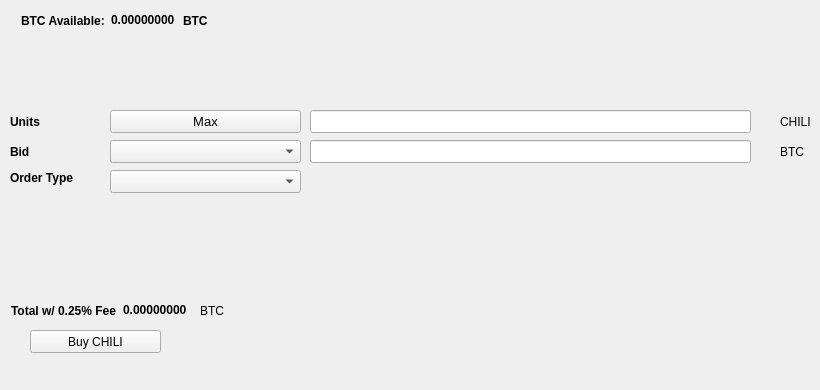
   <widget class="QWidget" name="BuyTab">
    <attribute name="title">
     <string>Buy</string>
    </attribute>
    <widget class="QPushButton" name="BuyCHILI">
     <property name="geometry">
      <rect>
       <x>30</x>
       <y>330</y>
       <width>131</width>
       <height>23</height>
      </rect>
     </property>
     <property name="text">
      <string>Buy CHILI</string>
     </property>
     <property name="icon">
      <iconset resource="../chilicoin.qrc">
       <normaloff>:/icons/bitcoin</normaloff>:/icons/bitcoin</iconset>
     </property>
    </widget>
    <widget class="QLabel" name="label_3">
     <property name="geometry">
      <rect>
       <x>10</x>
       <y>110</y>
       <width>46</width>
       <height>23</height>
      </rect>
     </property>
     <property name="font">
      <font>
       <weight>75</weight>
       <bold>true</bold>
      </font>
     </property>
     <property name="text">
      <string>Units</string>
     </property>
    </widget>
    <widget class="QLineEdit" name="UnitsInput">
     <property name="geometry">
      <rect>
       <x>310</x>
       <y>110</y>
       <width>441</width>
       <height>23</height>
      </rect>
     </property>
     <property name="font">
      <font>
       <pointsize>9</pointsize>
       <weight>75</weight>
       <bold>true</bold>
      </font>
     </property>
    </widget>
    <widget class="QLineEdit" name="BuyBidPriceEdit">
     <property name="geometry">
      <rect>
       <x>310</x>
       <y>140</y>
       <width>441</width>
       <height>23</height>
      </rect>
     </property>
     <property name="font">
      <font>
       <pointsize>9</pointsize>
       <weight>75</weight>
       <bold>true</bold>
      </font>
     </property>
    </widget>
    <widget class="QLabel" name="label_4">
     <property name="geometry">
      <rect>
       <x>780</x>
       <y>110</y>
       <width>31</width>
       <height>23</height>
      </rect>
     </property>
     <property name="text">
      <string>CHILI</string>
     </property>
    </widget>
    <widget class="QLabel" name="label_5">
     <property name="geometry">
      <rect>
       <x>780</x>
       <y>140</y>
       <width>31</width>
       <height>23</height>
      </rect>
     </property>
     <property name="text">
      <string>BTC</string>
     </property>
    </widget>
    <widget class="QLabel" name="label_6">
     <property name="geometry">
      <rect>
       <x>10</x>
       <y>140</y>
       <width>46</width>
       <height>23</height>
      </rect>
     </property>
     <property name="font">
      <font>
       <weight>75</weight>
       <bold>true</bold>
      </font>
     </property>
     <property name="text">
      <string>Bid</string>
     </property>
    </widget>
    <widget class="QLabel" name="label_7">
     <property name="geometry">
      <rect>
       <x>10</x>
       <y>170</y>
       <width>91</width>
       <height>16</height>
      </rect>
     </property>
     <property name="font">
      <font>
       <weight>75</weight>
       <bold>true</bold>
      </font>
     </property>
     <property name="text">
      <string>Order Type</string>
     </property>
    </widget>
    <widget class="QPushButton" name="Buy_Max_Amount">
     <property name="geometry">
      <rect>
       <x>110</x>
       <y>110</y>
       <width>191</width>
       <height>23</height>
      </rect>
     </property>
     <property name="font">
      <font>
       <pointsize>10</pointsize>
      </font>
     </property>
     <property name="text">
      <string>Max</string>
     </property>
    </widget>
    <widget class="QComboBox" name="BuyBidcomboBox">
     <property name="geometry">
      <rect>
       <x>110</x>
       <y>140</y>
       <width>191</width>
       <height>23</height>
      </rect>
     </property>
     <property name="font">
      <font>
       <pointsize>10</pointsize>
      </font>
     </property>
    </widget>
    <widget class="QComboBox" name="buyOrdertypeCombo">
     <property name="geometry">
      <rect>
       <x>110</x>
       <y>170</y>
       <width>191</width>
       <height>23</height>
      </rect>
     </property>
     <property name="font">
      <font>
       <pointsize>10</pointsize>
      </font>
     </property>
    </widget>
    <widget class="QWidget" name="layoutWidget1">
     <property name="geometry">
      <rect>
       <x>21</x>
       <y>11</y>
       <width>227</width>
       <height>19</height>
      </rect>
     </property>
     <layout class="QHBoxLayout" name="horizontalLayout_3">
      <item>
       <widget class="QLabel" name="label232">
        <property name="font">
         <font>
          <weight>75</weight>
          <bold>true</bold>
         </font>
        </property>
        <property name="text">
         <string>BTC Available:</string>
        </property>
       </widget>
      </item>
      <item>
       <widget class="QLabel" name="BtcAvailableLbl">
        <property name="palette">
         <palette>
          <active>
           <colorrole role="WindowText">
            <brush brushstyle="SolidPattern">
             <color alpha="255">
              <red>0</red>
              <green>0</green>
              <blue>0</blue>
             </color>
            </brush>
           </colorrole>
           <colorrole role="Button">
            <brush brushstyle="SolidPattern">
             <color alpha="255">
              <red>0</red>
              <green>170</green>
              <blue>0</blue>
             </color>
            </brush>
           </colorrole>
           <colorrole role="Light">
            <brush brushstyle="SolidPattern">
             <color alpha="255">
              <red>0</red>
              <green>255</green>
              <blue>0</blue>
             </color>
            </brush>
           </colorrole>
           <colorrole role="Midlight">
            <brush brushstyle="SolidPattern">
             <color alpha="255">
              <red>0</red>
              <green>212</green>
              <blue>0</blue>
             </color>
            </brush>
           </colorrole>
           <colorrole role="Dark">
            <brush brushstyle="SolidPattern">
             <color alpha="255">
              <red>0</red>
              <green>85</green>
              <blue>0</blue>
             </color>
            </brush>
           </colorrole>
           <colorrole role="Mid">
            <brush brushstyle="SolidPattern">
             <color alpha="255">
              <red>0</red>
              <green>113</green>
              <blue>0</blue>
             </color>
            </brush>
           </colorrole>
           <colorrole role="Text">
            <brush brushstyle="SolidPattern">
             <color alpha="255">
              <red>0</red>
              <green>170</green>
              <blue>0</blue>
             </color>
            </brush>
           </colorrole>
           <colorrole role="BrightText">
            <brush brushstyle="SolidPattern">
             <color alpha="255">
              <red>255</red>
              <green>255</green>
              <blue>255</blue>
             </color>
            </brush>
           </colorrole>
           <colorrole role="ButtonText">
            <brush brushstyle="SolidPattern">
             <color alpha="255">
              <red>0</red>
              <green>0</green>
              <blue>0</blue>
             </color>
            </brush>
           </colorrole>
           <colorrole role="Base">
            <brush brushstyle="SolidPattern">
             <color alpha="255">
              <red>255</red>
              <green>255</green>
              <blue>255</blue>
             </color>
            </brush>
           </colorrole>
           <colorrole role="Window">
            <brush brushstyle="SolidPattern">
             <color alpha="255">
              <red>0</red>
              <green>170</green>
              <blue>0</blue>
             </color>
            </brush>
           </colorrole>
           <colorrole role="Shadow">
            <brush brushstyle="SolidPattern">
             <color alpha="255">
              <red>0</red>
              <green>0</green>
              <blue>0</blue>
             </color>
            </brush>
           </colorrole>
           <colorrole role="AlternateBase">
            <brush brushstyle="SolidPattern">
             <color alpha="255">
              <red>127</red>
              <green>212</green>
              <blue>127</blue>
             </color>
            </brush>
           </colorrole>
           <colorrole role="ToolTipBase">
            <brush brushstyle="SolidPattern">
             <color alpha="255">
              <red>255</red>
              <green>255</green>
              <blue>220</blue>
             </color>
            </brush>
           </colorrole>
           <colorrole role="ToolTipText">
            <brush brushstyle="SolidPattern">
             <color alpha="255">
              <red>0</red>
              <green>0</green>
              <blue>0</blue>
             </color>
            </brush>
           </colorrole>
          </active>
          <inactive>
           <colorrole role="WindowText">
            <brush brushstyle="SolidPattern">
             <color alpha="255">
              <red>0</red>
              <green>0</green>
              <blue>0</blue>
             </color>
            </brush>
           </colorrole>
           <colorrole role="Button">
            <brush brushstyle="SolidPattern">
             <color alpha="255">
              <red>0</red>
              <green>170</green>
              <blue>0</blue>
             </color>
            </brush>
           </colorrole>
           <colorrole role="Light">
            <brush brushstyle="SolidPattern">
             <color alpha="255">
              <red>0</red>
              <green>255</green>
              <blue>0</blue>
             </color>
            </brush>
           </colorrole>
           <colorrole role="Midlight">
            <brush brushstyle="SolidPattern">
             <color alpha="255">
              <red>0</red>
              <green>212</green>
              <blue>0</blue>
             </color>
            </brush>
           </colorrole>
           <colorrole role="Dark">
            <brush brushstyle="SolidPattern">
             <color alpha="255">
              <red>0</red>
              <green>85</green>
              <blue>0</blue>
             </color>
            </brush>
           </colorrole>
           <colorrole role="Mid">
            <brush brushstyle="SolidPattern">
             <color alpha="255">
              <red>0</red>
              <green>113</green>
              <blue>0</blue>
             </color>
            </brush>
           </colorrole>
           <colorrole role="Text">
            <brush brushstyle="SolidPattern">
             <color alpha="255">
              <red>0</red>
              <green>170</green>
              <blue>0</blue>
             </color>
            </brush>
           </colorrole>
           <colorrole role="BrightText">
            <brush brushstyle="SolidPattern">
             <color alpha="255">
              <red>255</red>
              <green>255</green>
              <blue>255</blue>
             </color>
            </brush>
           </colorrole>
           <colorrole role="ButtonText">
            <brush brushstyle="SolidPattern">
             <color alpha="255">
              <red>0</red>
              <green>0</green>
              <blue>0</blue>
             </color>
            </brush>
           </colorrole>
           <colorrole role="Base">
            <brush brushstyle="SolidPattern">
             <color alpha="255">
              <red>255</red>
              <green>255</green>
              <blue>255</blue>
             </color>
            </brush>
           </colorrole>
           <colorrole role="Window">
            <brush brushstyle="SolidPattern">
             <color alpha="255">
              <red>0</red>
              <green>170</green>
              <blue>0</blue>
             </color>
            </brush>
           </colorrole>
           <colorrole role="Shadow">
            <brush brushstyle="SolidPattern">
             <color alpha="255">
              <red>0</red>
              <green>0</green>
              <blue>0</blue>
             </color>
            </brush>
           </colorrole>
           <colorrole role="AlternateBase">
            <brush brushstyle="SolidPattern">
             <color alpha="255">
              <red>127</red>
              <green>212</green>
              <blue>127</blue>
             </color>
            </brush>
           </colorrole>
           <colorrole role="ToolTipBase">
            <brush brushstyle="SolidPattern">
             <color alpha="255">
              <red>255</red>
              <green>255</green>
              <blue>220</blue>
             </color>
            </brush>
           </colorrole>
           <colorrole role="ToolTipText">
            <brush brushstyle="SolidPattern">
             <color alpha="255">
              <red>0</red>
              <green>0</green>
              <blue>0</blue>
             </color>
            </brush>
           </colorrole>
          </inactive>
          <disabled>
           <colorrole role="WindowText">
            <brush brushstyle="SolidPattern">
             <color alpha="255">
              <red>0</red>
              <green>85</green>
              <blue>0</blue>
             </color>
            </brush>
           </colorrole>
           <colorrole role="Button">
            <brush brushstyle="SolidPattern">
             <color alpha="255">
              <red>0</red>
              <green>170</green>
              <blue>0</blue>
             </color>
            </brush>
           </colorrole>
           <colorrole role="Light">
            <brush brushstyle="SolidPattern">
             <color alpha="255">
              <red>0</red>
              <green>255</green>
              <blue>0</blue>
             </color>
            </brush>
           </colorrole>
           <colorrole role="Midlight">
            <brush brushstyle="SolidPattern">
             <color alpha="255">
              <red>0</red>
              <green>212</green>
              <blue>0</blue>
             </color>
            </brush>
           </colorrole>
           <colorrole role="Dark">
            <brush brushstyle="SolidPattern">
             <color alpha="255">
              <red>0</red>
              <green>85</green>
              <blue>0</blue>
             </color>
            </brush>
           </colorrole>
           <colorrole role="Mid">
            <brush brushstyle="SolidPattern">
             <color alpha="255">
              <red>0</red>
              <green>113</green>
              <blue>0</blue>
             </color>
            </brush>
           </colorrole>
           <colorrole role="Text">
            <brush brushstyle="SolidPattern">
             <color alpha="255">
              <red>0</red>
              <green>85</green>
              <blue>0</blue>
             </color>
            </brush>
           </colorrole>
           <colorrole role="BrightText">
            <brush brushstyle="SolidPattern">
             <color alpha="255">
              <red>255</red>
              <green>255</green>
              <blue>255</blue>
             </color>
            </brush>
           </colorrole>
           <colorrole role="ButtonText">
            <brush brushstyle="SolidPattern">
             <color alpha="255">
              <red>0</red>
              <green>85</green>
              <blue>0</blue>
             </color>
            </brush>
           </colorrole>
           <colorrole role="Base">
            <brush brushstyle="SolidPattern">
             <color alpha="255">
              <red>0</red>
              <green>170</green>
              <blue>0</blue>
             </color>
            </brush>
           </colorrole>
           <colorrole role="Window">
            <brush brushstyle="SolidPattern">
             <color alpha="255">
              <red>0</red>
              <green>170</green>
              <blue>0</blue>
             </color>
            </brush>
           </colorrole>
           <colorrole role="Shadow">
            <brush brushstyle="SolidPattern">
             <color alpha="255">
              <red>0</red>
              <green>0</green>
              <blue>0</blue>
             </color>
            </brush>
           </colorrole>
           <colorrole role="AlternateBase">
            <brush brushstyle="SolidPattern">
             <color alpha="255">
              <red>0</red>
              <green>170</green>
              <blue>0</blue>
             </color>
            </brush>
           </colorrole>
           <colorrole role="ToolTipBase">
            <brush brushstyle="SolidPattern">
             <color alpha="255">
              <red>255</red>
              <green>255</green>
              <blue>220</blue>
             </color>
            </brush>
           </colorrole>
           <colorrole role="ToolTipText">
            <brush brushstyle="SolidPattern">
             <color alpha="255">
              <red>0</red>
              <green>0</green>
              <blue>0</blue>
             </color>
            </brush>
           </colorrole>
          </disabled>
         </palette>
        </property>
        <property name="font">
         <font>
          <weight>75</weight>
          <bold>true</bold>
         </font>
        </property>
        <property name="text">
         <string>0.00000000</string>
        </property>
        <property name="textInteractionFlags">
         <set>Qt::LinksAccessibleByMouse|Qt::TextSelectableByKeyboard|Qt::TextSelectableByMouse</set>
        </property>
       </widget>
      </item>
      <item>
       <widget class="QLabel" name="BtcAvailableLbl_2">
        <property name="font">
         <font>
          <weight>75</weight>
          <bold>true</bold>
         </font>
        </property>
        <property name="text">
         <string>BTC</string>
        </property>
       </widget>
      </item>
     </layout>
    </widget>
    <widget class="QWidget" name="layoutWidge2">
     <property name="geometry">
      <rect>
       <x>11</x>
       <y>301</y>
       <width>259</width>
       <height>19</height>
      </rect>
     </property>
     <layout class="QHBoxLayout" name="horizontalLayout_4">
      <item>
       <widget class="QLabel" name="label_9">
        <property name="font">
         <font>
          <weight>75</weight>
          <bold>true</bold>
         </font>
        </property>
        <property name="text">
         <string>Total w/ 0.25% Fee</string>
        </property>
       </widget>
      </item>
      <item>
       <widget class="QLabel" name="BuyCostLabel">
        <property name="palette">
         <palette>
          <active>
           <colorrole role="WindowText">
            <brush brushstyle="SolidPattern">
             <color alpha="255">
              <red>0</red>
              <green>0</green>
              <blue>0</blue>
             </color>
            </brush>
           </colorrole>
           <colorrole role="Button">
            <brush brushstyle="SolidPattern">
             <color alpha="255">
              <red>0</red>
              <green>170</green>
              <blue>0</blue>
             </color>
            </brush>
           </colorrole>
           <colorrole role="Light">
            <brush brushstyle="SolidPattern">
             <color alpha="255">
              <red>0</red>
              <green>255</green>
              <blue>0</blue>
             </color>
            </brush>
           </colorrole>
           <colorrole role="Midlight">
            <brush brushstyle="SolidPattern">
             <color alpha="255">
              <red>0</red>
              <green>212</green>
              <blue>0</blue>
             </color>
            </brush>
           </colorrole>
           <colorrole role="Dark">
            <brush brushstyle="SolidPattern">
             <color alpha="255">
              <red>0</red>
              <green>85</green>
              <blue>0</blue>
             </color>
            </brush>
           </colorrole>
           <colorrole role="Mid">
            <brush brushstyle="SolidPattern">
             <color alpha="255">
              <red>0</red>
              <green>113</green>
              <blue>0</blue>
             </color>
            </brush>
           </colorrole>
           <colorrole role="Text">
            <brush brushstyle="SolidPattern">
             <color alpha="255">
              <red>0</red>
              <green>170</green>
              <blue>0</blue>
             </color>
            </brush>
           </colorrole>
           <colorrole role="BrightText">
            <brush brushstyle="SolidPattern">
             <color alpha="255">
              <red>255</red>
              <green>255</green>
              <blue>255</blue>
             </color>
            </brush>
           </colorrole>
           <colorrole role="ButtonText">
            <brush brushstyle="SolidPattern">
             <color alpha="255">
              <red>0</red>
              <green>0</green>
              <blue>0</blue>
             </color>
            </brush>
           </colorrole>
           <colorrole role="Base">
            <brush brushstyle="SolidPattern">
             <color alpha="255">
              <red>255</red>
              <green>255</green>
              <blue>255</blue>
             </color>
            </brush>
           </colorrole>
           <colorrole role="Window">
            <brush brushstyle="SolidPattern">
             <color alpha="255">
              <red>0</red>
              <green>170</green>
              <blue>0</blue>
             </color>
            </brush>
           </colorrole>
           <colorrole role="Shadow">
            <brush brushstyle="SolidPattern">
             <color alpha="255">
              <red>0</red>
              <green>0</green>
              <blue>0</blue>
             </color>
            </brush>
           </colorrole>
           <colorrole role="AlternateBase">
            <brush brushstyle="SolidPattern">
             <color alpha="255">
              <red>127</red>
              <green>212</green>
              <blue>127</blue>
             </color>
            </brush>
           </colorrole>
           <colorrole role="ToolTipBase">
            <brush brushstyle="SolidPattern">
             <color alpha="255">
              <red>255</red>
              <green>255</green>
              <blue>220</blue>
             </color>
            </brush>
           </colorrole>
           <colorrole role="ToolTipText">
            <brush brushstyle="SolidPattern">
             <color alpha="255">
              <red>0</red>
              <green>0</green>
              <blue>0</blue>
             </color>
            </brush>
           </colorrole>
          </active>
          <inactive>
           <colorrole role="WindowText">
            <brush brushstyle="SolidPattern">
             <color alpha="255">
              <red>0</red>
              <green>0</green>
              <blue>0</blue>
             </color>
            </brush>
           </colorrole>
           <colorrole role="Button">
            <brush brushstyle="SolidPattern">
             <color alpha="255">
              <red>0</red>
              <green>170</green>
              <blue>0</blue>
             </color>
            </brush>
           </colorrole>
           <colorrole role="Light">
            <brush brushstyle="SolidPattern">
             <color alpha="255">
              <red>0</red>
              <green>255</green>
              <blue>0</blue>
             </color>
            </brush>
           </colorrole>
           <colorrole role="Midlight">
            <brush brushstyle="SolidPattern">
             <color alpha="255">
              <red>0</red>
              <green>212</green>
              <blue>0</blue>
             </color>
            </brush>
           </colorrole>
           <colorrole role="Dark">
            <brush brushstyle="SolidPattern">
             <color alpha="255">
              <red>0</red>
              <green>85</green>
              <blue>0</blue>
             </color>
            </brush>
           </colorrole>
           <colorrole role="Mid">
            <brush brushstyle="SolidPattern">
             <color alpha="255">
              <red>0</red>
              <green>113</green>
              <blue>0</blue>
             </color>
            </brush>
           </colorrole>
           <colorrole role="Text">
            <brush brushstyle="SolidPattern">
             <color alpha="255">
              <red>0</red>
              <green>170</green>
              <blue>0</blue>
             </color>
            </brush>
           </colorrole>
           <colorrole role="BrightText">
            <brush brushstyle="SolidPattern">
             <color alpha="255">
              <red>255</red>
              <green>255</green>
              <blue>255</blue>
             </color>
            </brush>
           </colorrole>
           <colorrole role="ButtonText">
            <brush brushstyle="SolidPattern">
             <color alpha="255">
              <red>0</red>
              <green>0</green>
              <blue>0</blue>
             </color>
            </brush>
           </colorrole>
           <colorrole role="Base">
            <brush brushstyle="SolidPattern">
             <color alpha="255">
              <red>255</red>
              <green>255</green>
              <blue>255</blue>
             </color>
            </brush>
           </colorrole>
           <colorrole role="Window">
            <brush brushstyle="SolidPattern">
             <color alpha="255">
              <red>0</red>
              <green>170</green>
              <blue>0</blue>
             </color>
            </brush>
           </colorrole>
           <colorrole role="Shadow">
            <brush brushstyle="SolidPattern">
             <color alpha="255">
              <red>0</red>
              <green>0</green>
              <blue>0</blue>
             </color>
            </brush>
           </colorrole>
           <colorrole role="AlternateBase">
            <brush brushstyle="SolidPattern">
             <color alpha="255">
              <red>127</red>
              <green>212</green>
              <blue>127</blue>
             </color>
            </brush>
           </colorrole>
           <colorrole role="ToolTipBase">
            <brush brushstyle="SolidPattern">
             <color alpha="255">
              <red>255</red>
              <green>255</green>
              <blue>220</blue>
             </color>
            </brush>
           </colorrole>
           <colorrole role="ToolTipText">
            <brush brushstyle="SolidPattern">
             <color alpha="255">
              <red>0</red>
              <green>0</green>
              <blue>0</blue>
             </color>
            </brush>
           </colorrole>
          </inactive>
          <disabled>
           <colorrole role="WindowText">
            <brush brushstyle="SolidPattern">
             <color alpha="255">
              <red>0</red>
              <green>85</green>
              <blue>0</blue>
             </color>
            </brush>
           </colorrole>
           <colorrole role="Button">
            <brush brushstyle="SolidPattern">
             <color alpha="255">
              <red>0</red>
              <green>170</green>
              <blue>0</blue>
             </color>
            </brush>
           </colorrole>
           <colorrole role="Light">
            <brush brushstyle="SolidPattern">
             <color alpha="255">
              <red>0</red>
              <green>255</green>
              <blue>0</blue>
             </color>
            </brush>
           </colorrole>
           <colorrole role="Midlight">
            <brush brushstyle="SolidPattern">
             <color alpha="255">
              <red>0</red>
              <green>212</green>
              <blue>0</blue>
             </color>
            </brush>
           </colorrole>
           <colorrole role="Dark">
            <brush brushstyle="SolidPattern">
             <color alpha="255">
              <red>0</red>
              <green>85</green>
              <blue>0</blue>
             </color>
            </brush>
           </colorrole>
           <colorrole role="Mid">
            <brush brushstyle="SolidPattern">
             <color alpha="255">
              <red>0</red>
              <green>113</green>
              <blue>0</blue>
             </color>
            </brush>
           </colorrole>
           <colorrole role="Text">
            <brush brushstyle="SolidPattern">
             <color alpha="255">
              <red>0</red>
              <green>85</green>
              <blue>0</blue>
             </color>
            </brush>
           </colorrole>
           <colorrole role="BrightText">
            <brush brushstyle="SolidPattern">
             <color alpha="255">
              <red>255</red>
              <green>255</green>
              <blue>255</blue>
             </color>
            </brush>
           </colorrole>
           <colorrole role="ButtonText">
            <brush brushstyle="SolidPattern">
             <color alpha="255">
              <red>0</red>
              <green>85</green>
              <blue>0</blue>
             </color>
            </brush>
           </colorrole>
           <colorrole role="Base">
            <brush brushstyle="SolidPattern">
             <color alpha="255">
              <red>0</red>
              <green>170</green>
              <blue>0</blue>
             </color>
            </brush>
           </colorrole>
           <colorrole role="Window">
            <brush brushstyle="SolidPattern">
             <color alpha="255">
              <red>0</red>
              <green>170</green>
              <blue>0</blue>
             </color>
            </brush>
           </colorrole>
           <colorrole role="Shadow">
            <brush brushstyle="SolidPattern">
             <color alpha="255">
              <red>0</red>
              <green>0</green>
              <blue>0</blue>
             </color>
            </brush>
           </colorrole>
           <colorrole role="AlternateBase">
            <brush brushstyle="SolidPattern">
             <color alpha="255">
              <red>0</red>
              <green>170</green>
              <blue>0</blue>
             </color>
            </brush>
           </colorrole>
           <colorrole role="ToolTipBase">
            <brush brushstyle="SolidPattern">
             <color alpha="255">
              <red>255</red>
              <green>255</green>
              <blue>220</blue>
             </color>
            </brush>
           </colorrole>
           <colorrole role="ToolTipText">
            <brush brushstyle="SolidPattern">
             <color alpha="255">
              <red>0</red>
              <green>0</green>
              <blue>0</blue>
             </color>
            </brush>
           </colorrole>
          </disabled>
         </palette>
        </property>
        <property name="font">
         <font>
          <weight>75</weight>
          <bold>true</bold>
         </font>
        </property>
        <property name="autoFillBackground">
         <bool>false</bool>
        </property>
        <property name="text">
         <string>0.00000000</string>
        </property>
        <property name="textInteractionFlags">
         <set>Qt::LinksAccessibleByMouse|Qt::TextSelectableByMouse</set>
        </property>
       </widget>
      </item>
      <item>
       <widget class="QLabel" name="label_10">
        <property name="font">
         <font>
          <weight>50</weight>
          <bold>false</bold>
         </font>
        </property>
        <property name="text">
         <string>BTC</string>
        </property>
       </widget>
      </item>
     </layout>
    </widget>
    <widget class="QLabel" name="label_24">
     <property name="geometry">
      <rect>
       <x>460</x>
       <y>300</y>
       <width>281</width>
       <height>81</height>
      </rect>
     </property>
     <property name="text">
      <string/>
     </property>
     <property name="pixmap">
      <pixmap>:/images/bittrex</pixmap>
     </property>
    </widget>
   </widget>
